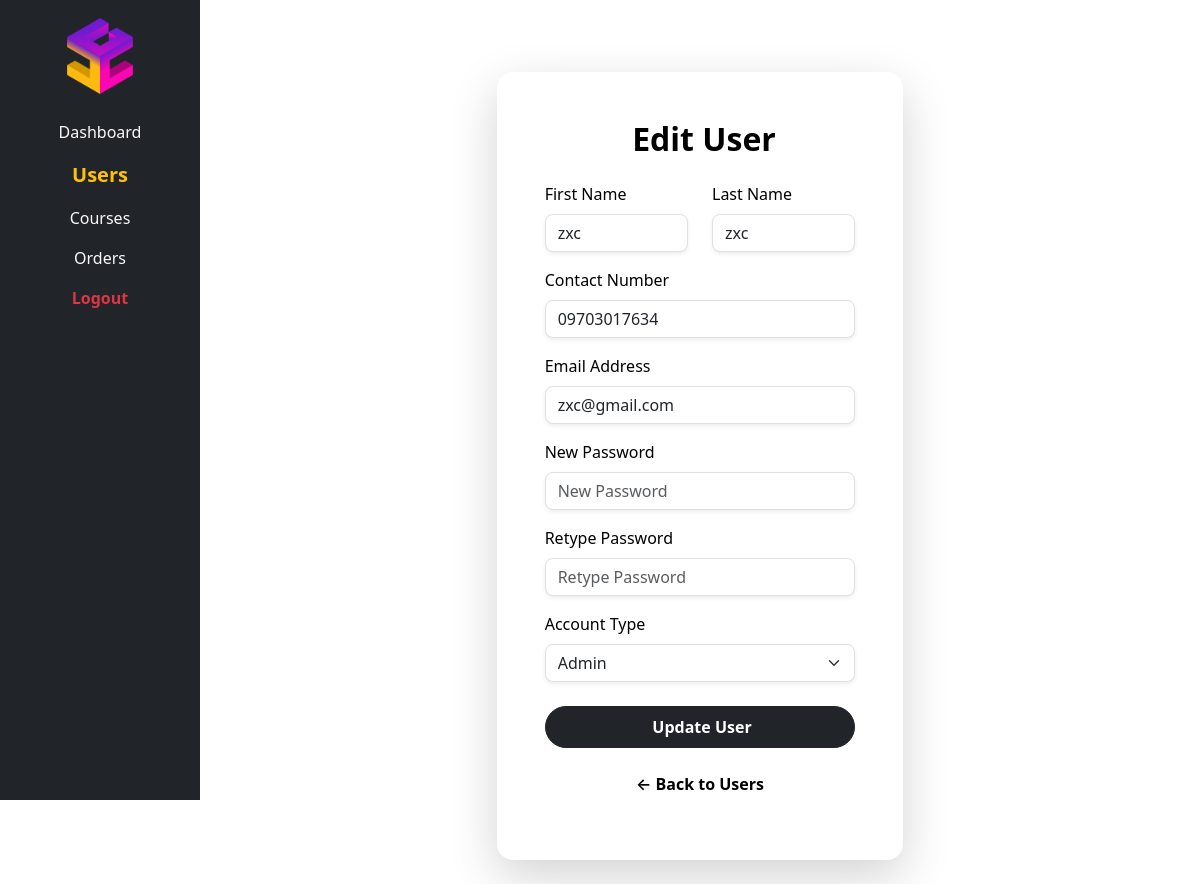
Before: /func/admin/edit-user.php?user_id=1 with the older database file.
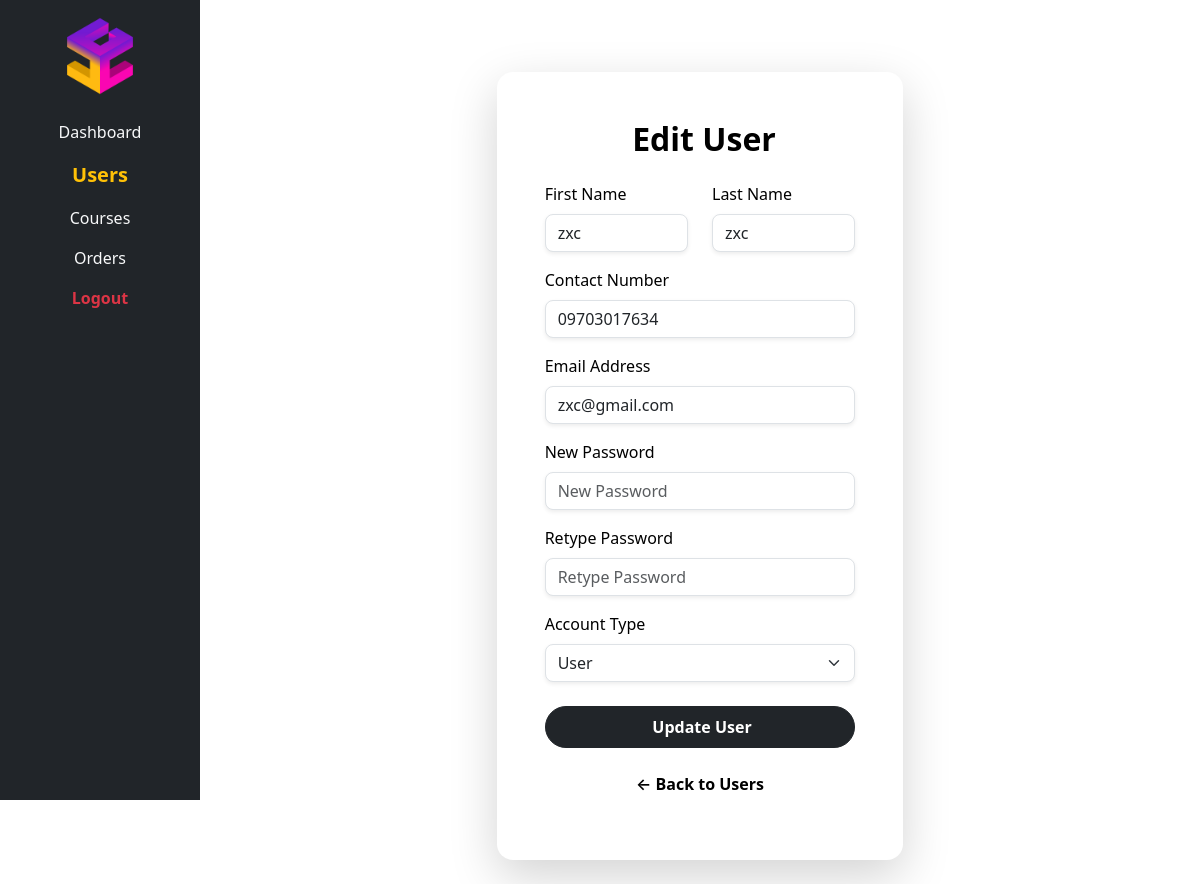
After: the same page with the newer database file.
### tables this page shows
CREATE TABLE `user` (
  `user_id` int(11) NOT NULL,
  `first_name` varchar(100) NOT NULL,
  `last_name` varchar(100) NOT NULL,
  `email` varchar(255) NOT NULL,
  `password` varchar(255) NOT NULL,
  `contact` varchar(20) DEFAULT NULL,
  `is_admin` tinyint(1) DEFAULT 0,
  `created_at` timestamp NOT NULL DEFAULT current_timestamp()
);

### func/admin/edit-user.php (the view, shortened to what the changed rows need)
<?php
include("../connections.php");
$user_id = isset($_GET["user_id"]) ? intval($_GET["user_id"]) : 0;
$user = null;
if ($user_id > 0) {
    $sql = "SELECT user_id, first_name, last_name, contact, email, is_admin FROM user WHERE user_id = ?";
    $stmt = $conn->prepare($sql);
    $stmt->bind_param("i", $user_id);
    $stmt->execute();
    $result = $stmt->get_result();
    if ($result->num_rows === 1) {
        $user = $result->fetch_assoc();
        $user['is_admin'] = isset($user['is_admin']) ? $user['is_admin'] : 0;
    } else {
        header("Location: users.php");
        exit();
    }
} else {
    header("Location: users.php");
    exit();
}
?>
<!DOCTYPE html>
<html lang="en">
<head>
    <link rel="stylesheet" href="src/style.css">
    <link href="https://cdn.jsdelivr.net/npm/bootstrap@5.3.3/dist/css/bootstrap.min.css" rel="stylesheet">
    <link rel="stylesheet" href="https://cdnjs.cloudflare.com/ajax/libs/font-awesome/6.7.2/css/all.min.css" />
</head>
<body>
<main class="p-0">
    <div class="container-fluid">
        <div class="row">
            <div class="col-md-10 offset-md-2">
                <div class="container py-4">
                    <div class="row justify-content-center">
                        <div class="col-md-6 col-lg-5 bg-white p-5 rounded-4 shadow-lg mt-5">
                            <h2 class="mb-4 text-center text-black fw-bold">
                                <i class="bi bi-pencil-square me-2"></i> Edit User
                            </h2>
                            <form action="edit-user.php?user_id=<?php echo $user_id; ?>" method="POST">
                                <div class="row mb-3">
                                    <div class="col">
                                        <label class="form-label text-black">First Name</label>
                                        <input type="text" class="form-control rounded-3 shadow-sm" name="first_name" required value="<?php echo htmlspecialchars($user['first_name']); ?>">
                                    </div>
                                    <div class="col">
                                        <label class="form-label text-black">Last Name</label>
                                        <input type="text" class="form-control rounded-3 shadow-sm" name="last_name" required value="<?php echo htmlspecialchars($user['last_name']); ?>">
                                    </div>
                                </div>
                                <div class="mb-3">
                                    <label class="form-label text-black">Contact Number</label>
                                    <input type="text" name="contact" class="form-control rounded-3 shadow-sm" required pattern="[0-9]{11}" maxlength="11" value="<?php echo htmlspecialchars($user['contact']); ?>" title="Please enter a valid 11-digit contact number">
                                </div>
                                <div class="mb-3">
                                    <label class="form-label text-black">Email Address</label>
                                    <input type="email" name="email" class="form-control rounded-3 shadow-sm" required value="<?php echo htmlspecialchars($user['email']); ?>">
                                </div>
                                <div class="mb-4">
                                    <label class="form-label text-black">Account Type</label>
                                    <select name="is_admin" class="form-select rounded-3 shadow-sm">
                                        <option value="1" <?php echo ($user['is_admin'] == 1) ? 'selected' : ''; ?>>Admin</option>
                                        <option value="0" <?php echo ($user['is_admin'] == 0) ? 'selected' : ''; ?>>User</option>
                                    </select>
                                </div>
                            </form>
                        </div>
                    </div>
                    </div>
                </div>
</main>
</body>
</html>

Changed rows visible on the page:
changed user "zxc": is_admin "Admin" → "User"
